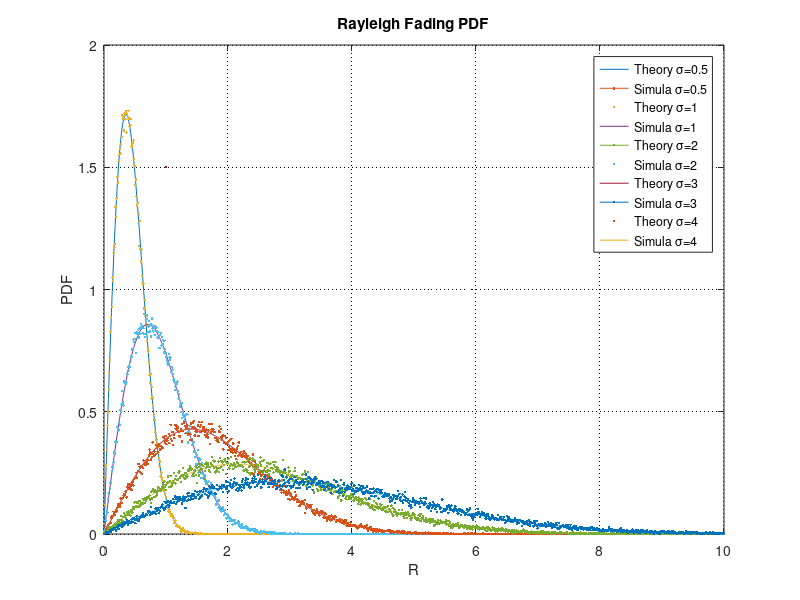

Reproduce this figure in MATLAB.
%-----------------------Rayleigh信道衰落系数的计算-------------------------%
clc
clear
close all

sigma_ = [0.5 1 2 3 4];
figure(1);
for i = 1:length(sigma_)
    sigma = sigma_(i);
    %-----理论图形-----%
    V = 0:0.01:10;
    pdf_rayleigh = (2*V/sigma^2).*exp(-V.^2/sigma^2);
    plot(V, pdf_rayleigh,'-',LineWidth=1.5);
    hold on;
    %-----仿真图形-----%
    N = 10^5;                                         %测试样本点数
    x = sqrt(sigma^2/2)*randn(2,N)+0;                 %产生均值为0,方差为sigma^2/2的高斯随机变量
    xx = x(1,:) + sqrt(-1)*x(2,:);
    R = abs(xx);                                      %信号包络(理论上服从瑞利分布)

    k = 0:0.01:10;                                    %统计区间
    dk = 0.01;                                        %组距
    p = [];
    for i = 1:(length(k)-1)
        num = length(find(R >= k(i) & R < k(i+1)));   %找到R里面介于k(i)和k(i+1)的元素的个数
        p = [p num/length(R)];                        %得到R中的值介于k(i)和k(i+1)的概率
    end
    pdf = p/dk;                                       %概率除以组距即可得到概率密度
    k_new = 0.005:0.01:(10-0.005);                    %取一组的中值表征这个区间
    plot(k_new, pdf,'.');
    grid on;
    set(gca,'GridLineStyle',':','GridColor','k','GridAlpha',1);
    xlabel('R');
    ylabel('PDF');
    title('Rayleigh Fading PDF');
    legend('Theory \sigma=0.5','Simula \sigma=0.5','Theory \sigma=1','Simula \sigma=1',...
        'Theory \sigma=2','Simula \sigma=2','Theory \sigma=3','Simula \sigma=3',...
        'Theory \sigma=4','Simula \sigma=4');
end

save data.mat
print('-f1','-dpng','savepic1.png'); 
